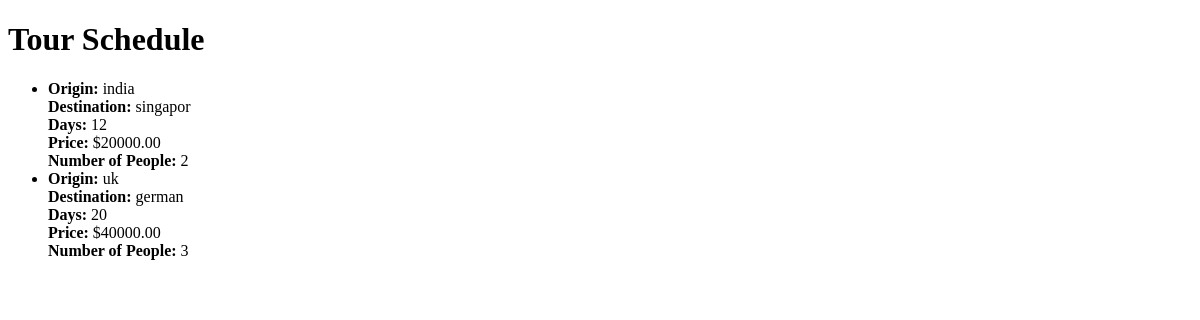
Before: /schedule/ with the older database file.
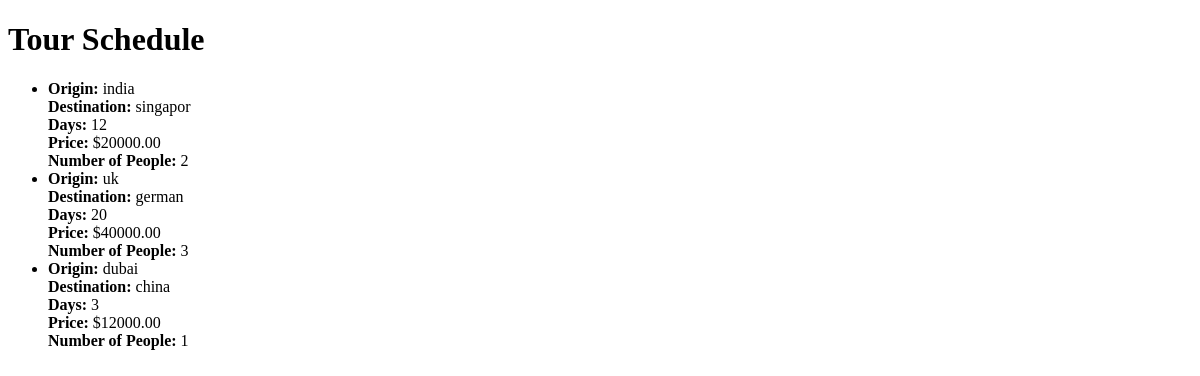
After: the same page with the newer database file.
### asiatouragency/models.py (models this page shows, shortened)
class Tour(models.Model):
    origin_country = models.CharField(max_length=64)
    destination_country = models.CharField(max_length=64)
    number_of_days = models.IntegerField()
    price  = models.DecimalField(max_digits=10, decimal_places=2)
    number_of_people = models.IntegerField(default=1)

### asiatouragency/views.py (the view)
# urls.py: path('schedule/', views.schedule),
def schedule(request):
    data = Tour.objects.all()
    context = {'tours': data}
    return render(request, 'tour/schedule.html', context)

### asiatouragency/templates/tour/schedule.html (shortened to what this page needs)
<!DOCTYPE html>
<html lang="en">
<head>
</head>
<body>
    <h1>Tour Schedule</h1>
    <ul>
        {% for tour in tours %}
            <li>
                <strong>Origin:</strong> {{ tour.origin_country }} <br>
                <strong>Destination:</strong> {{ tour.destination_country }} <br>
                <strong>Days:</strong> {{ tour.number_of_days }} <br>
                <strong>Price:</strong> ${{ tour.price }} <br>
                <strong>Number of People:</strong> {{ tour.number_of_people }}
            </li>
        {% endfor %}
    </ul>
</body>
</html>

Changed rows visible on the page:
added Tour: origin_country "dubai", destination_country "china", number_of_days "3", price "12000.00", number_of_people "1"
